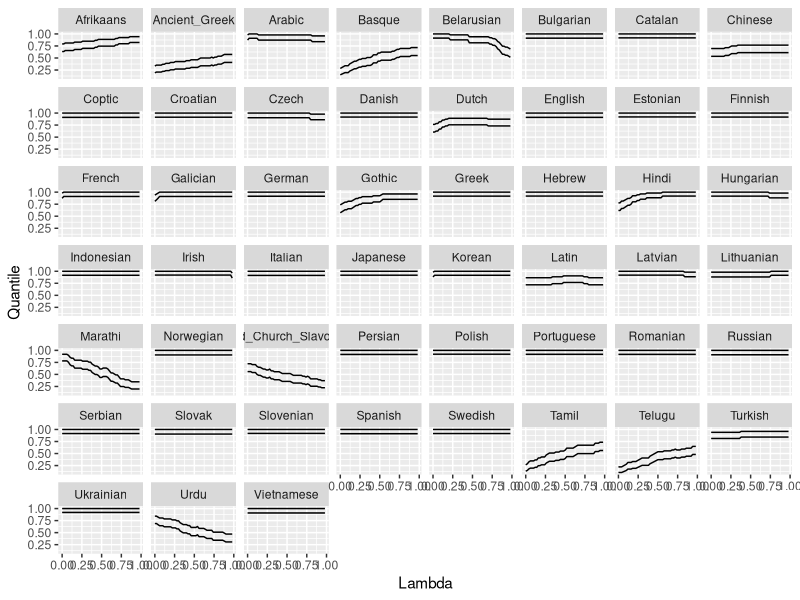

Here is the R script that generated this plot:
data = read.csv("optimality-by-lambda.tsv", sep="\t")

library(tidyr)
library(dplyr)
library(ggplot2)

plot = ggplot(data, aes(x=Lambda, y=Quantile)) + geom_line() + facet_wrap(~Language)

cBound = c()
for(i in (1:nrow(data))) {
   quantile = data$Quantile[[i]]
   samples = data$Samples[[i]]
   test = binom.test(round(quantile*samples), round(samples), alternative="greater", conf.level=0.99)
   ci = test$conf.int[[1]]
   cBound = c(cBound, ci)
}
data$LowerBound = cBound


plot = ggplot(data, aes(x=Lambda, y=Quantile)) + geom_line() + geom_line(aes(x=Lambda,y=LowerBound)) + facet_wrap(~Language)


